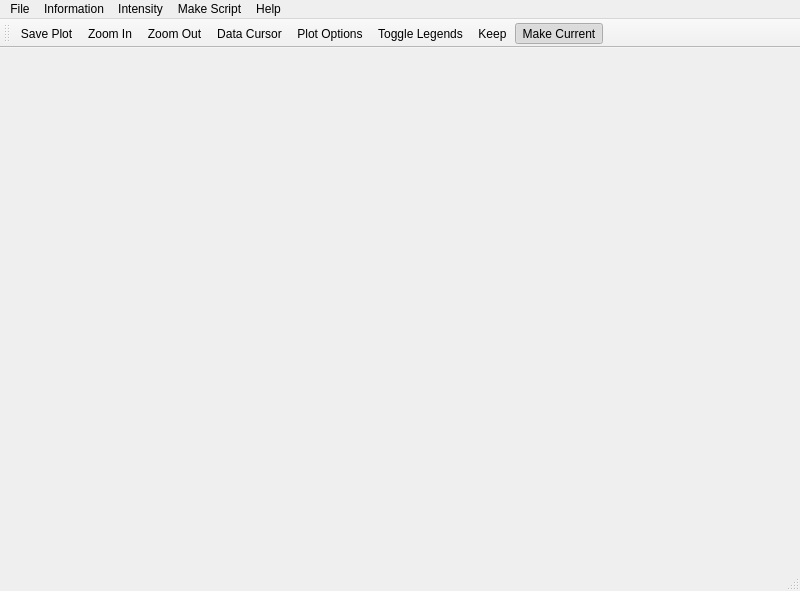
<?xml version="1.0" encoding="UTF-8"?>
<ui version="4.0">
 <class>MainWindow</class>
 <widget class="QMainWindow" name="MainWindow">
  <property name="geometry">
   <rect>
    <x>0</x>
    <y>0</y>
    <width>800</width>
    <height>591</height>
   </rect>
  </property>
  <property name="windowTitle">
   <string>MainWindow</string>
  </property>
  <widget class="QWidget" name="centralwidget"/>
  <widget class="QMenuBar" name="menubar">
   <property name="geometry">
    <rect>
     <x>0</x>
     <y>0</y>
     <width>800</width>
     <height>21</height>
    </rect>
   </property>
   <widget class="QMenu" name="menuFile">
    <property name="title">
     <string>File</string>
    </property>
   </widget>
   <widget class="QMenu" name="menuInformation">
    <property name="title">
     <string>Information</string>
    </property>
   </widget>
   <widget class="QMenu" name="menuIntensity">
    <property name="title">
     <string>Intensity</string>
    </property>
   </widget>
   <widget class="QMenu" name="menuMake_Script">
    <property name="title">
     <string>Make Script</string>
    </property>
    <addaction name="actionSave_To_File"/>
    <addaction name="actionDump_To_Console"/>
   </widget>
   <widget class="QMenu" name="menuHelp">
    <property name="title">
     <string>Help</string>
    </property>
   </widget>
   <addaction name="menuFile"/>
   <addaction name="menuInformation"/>
   <addaction name="menuIntensity"/>
   <addaction name="menuMake_Script"/>
   <addaction name="menuHelp"/>
  </widget>
  <widget class="QStatusBar" name="statusbar"/>
  <widget class="QToolBar" name="toolBar">
   <property name="windowTitle">
    <string>toolBar</string>
   </property>
   <attribute name="toolBarArea">
    <enum>TopToolBarArea</enum>
   </attribute>
   <attribute name="toolBarBreak">
    <bool>false</bool>
   </attribute>
   <addaction name="action_save_image"/>
   <addaction name="actionZoom_In"/>
   <addaction name="actionZoom_Out"/>
   <addaction name="actionDataCursor"/>
   <addaction name="actionPlotOptions"/>
   <addaction name="actionToggleLegends"/>
   <addaction name="actionKeep"/>
   <addaction name="actionMakeCurrent"/>
  </widget>
  <action name="action_save_image">
   <property name="text">
    <string>Save Plot</string>
   </property>
   <property name="toolTip">
    <string>Save Plot As Image</string>
   </property>
  </action>
  <action name="actionSave_To_File">
   <property name="text">
    <string>Save To File</string>
   </property>
  </action>
  <action name="actionDump_To_Console">
   <property name="text">
    <string>Dump To Console</string>
   </property>
   <property name="shortcut">
    <string>Ctrl+D</string>
   </property>
  </action>
  <action name="actionZoom_In">
   <property name="text">
    <string>Zoom In</string>
   </property>
  </action>
  <action name="actionZoom_Out">
   <property name="text">
    <string>Zoom Out</string>
   </property>
  </action>
  <action name="actionDataCursor">
   <property name="checkable">
    <bool>true</bool>
   </property>
   <property name="text">
    <string>Data Cursor</string>
   </property>
  </action>
  <action name="actionKeep">
   <property name="checkable">
    <bool>true</bool>
   </property>
   <property name="text">
    <string>Keep</string>
   </property>
   <property name="toolTip">
    <string>Keep</string>
   </property>
  </action>
  <action name="actionMakeCurrent">
   <property name="checkable">
    <bool>true</bool>
   </property>
   <property name="checked">
    <bool>true</bool>
   </property>
   <property name="text">
    <string>Make Current</string>
   </property>
  </action>
  <action name="actionPlotOptions">
   <property name="text">
    <string>Plot Options</string>
   </property>
  </action>
  <action name="actionToggleLegends">
   <property name="text">
    <string>Toggle Legends</string>
   </property>
  </action>
 </widget>
 <resources/>
 <connections/>
</ui>
